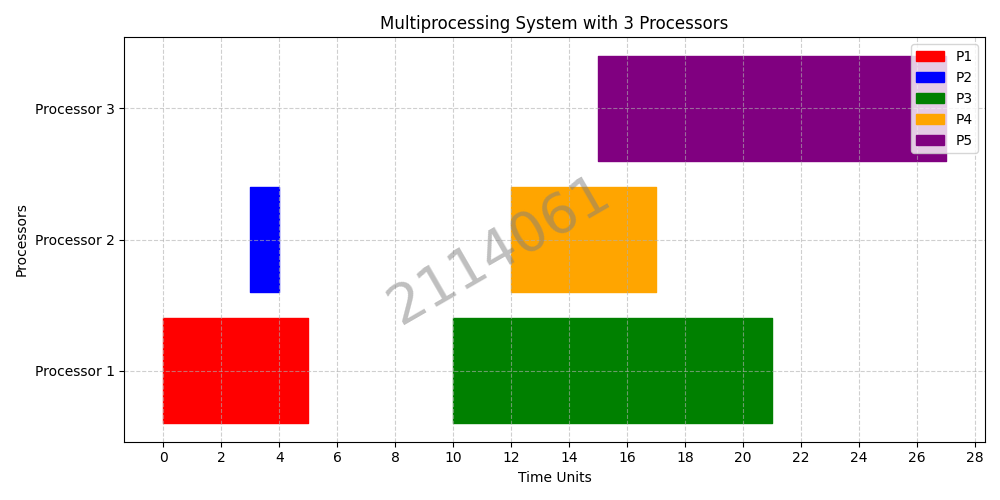

Reproduce this figure in Python.
import matplotlib.pyplot as plt
import matplotlib.patches as mpatches

# Process scheduling data (Process ID, Start Time, Execution Time, Assigned Processor)
schedule = [
    ("P1", 0, 5, "Processor 1"),  # P1 starts at 0 and runs for 5 units on Processor 1
    ("P2", 3, 1, "Processor 2"),  # P2 starts at 3 and runs for 1 unit on Processor 2
    ("P3", 10, 11, "Processor 1"),  # P3 starts at 10 and runs for 11 units on Processor 1
    ("P4", 12, 5, "Processor 2"),  # P4 starts at 12 and runs for 5 units on Processor 2
    ("P5", 15, 12, "Processor 3")   # P5 starts at 15 and runs for 12 units on Processor 3
]

# Colors for each process
colors = {
    "P1": "red",
    "P2": "blue",
    "P3": "green",
    "P4": "orange",
    "P5": "purple"
}

fig, ax = plt.subplots(figsize=(10, 5))

# Create Gantt chart
for process, start, duration, processor in schedule:
    processor_id = int(processor[-1])  # Extract processor number
    ax.broken_barh([(start, duration)], (processor_id - 0.4, 0.8), color=colors[process], label=process)

# Labels and aesthetics
ax.set_xlabel("Time Units")
ax.set_ylabel("Processors")
ax.set_yticks([1, 2, 3])
ax.set_yticklabels(["Processor 1", "Processor 2", "Processor 3"])
ax.set_xticks(range(0, 30, 2))
ax.set_title("Multiprocessing System with 3 Processors")

# Add a legend (avoid duplicates)
handles = [mpatches.Patch(color=colors[p], label=p) for p in colors]
ax.legend(handles=handles, loc="upper right")

# Add watermark
fig.text(0.5, 0.5, "2114061", fontsize=40, color='gray', ha='center', va='center', alpha=0.5, rotation=30)

plt.grid(True, linestyle="--", alpha=0.6)
plt.tight_layout()
plt.show()
